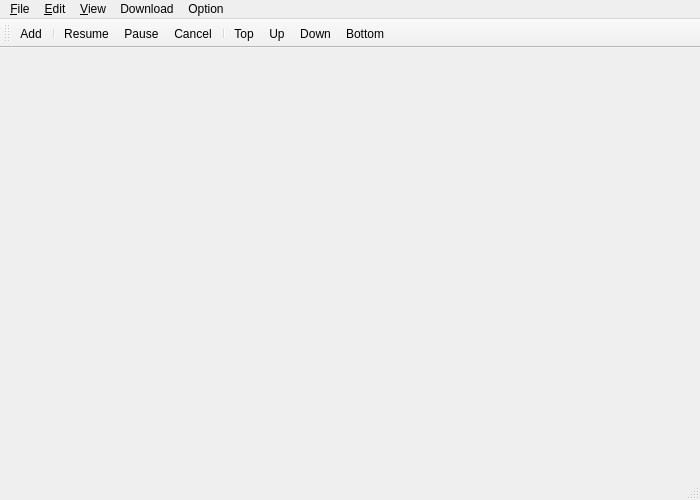
<?xml version="1.0" encoding="UTF-8"?>
<ui version="4.0">
 <class>MainWindow</class>
 <widget class="QMainWindow" name="MainWindow">
  <property name="geometry">
   <rect>
    <x>0</x>
    <y>0</y>
    <width>700</width>
    <height>500</height>
   </rect>
  </property>
  <property name="windowTitle">
   <string>MainWindow</string>
  </property>
  <widget class="QWidget" name="centralwidget">
   <layout class="QVBoxLayout" name="verticalLayout">
    <property name="leftMargin">
     <number>0</number>
    </property>
    <property name="topMargin">
     <number>0</number>
    </property>
    <property name="rightMargin">
     <number>0</number>
    </property>
    <property name="bottomMargin">
     <number>0</number>
    </property>
    <item>
     <widget class="DownloadQueueView" name="downloadQueueView" native="true"/>
    </item>
   </layout>
  </widget>
  <widget class="QMenuBar" name="menubar">
   <property name="geometry">
    <rect>
     <x>0</x>
     <y>0</y>
     <width>700</width>
     <height>21</height>
    </rect>
   </property>
   <widget class="QMenu" name="menuFile">
    <property name="title">
     <string>&amp;File</string>
    </property>
   </widget>
   <widget class="QMenu" name="menuOption">
    <property name="title">
     <string>Option</string>
    </property>
    <addaction name="actionSpeedLimit"/>
    <addaction name="actionAddDomainSpecificLimit"/>
    <addaction name="separator"/>
    <addaction name="actionForceStart"/>
   </widget>
   <widget class="QMenu" name="menuView">
    <property name="title">
     <string>&amp;View</string>
    </property>
    <widget class="QMenu" name="menuOther1">
     <property name="title">
      <string>Other</string>
     </property>
     <addaction name="actionRemoveAll1"/>
     <addaction name="separator"/>
     <addaction name="actionCleanGoneFiles"/>
    </widget>
    <widget class="QMenu" name="menuOther2">
     <property name="title">
      <string>Other</string>
     </property>
     <addaction name="actionRemoveSelected"/>
     <addaction name="separator"/>
     <addaction name="actionRemoveDuplicates"/>
     <addaction name="separator"/>
     <addaction name="actionRemoveAll2"/>
     <addaction name="separator"/>
     <addaction name="actionRemoveFailed"/>
     <addaction name="actionRemovePaused"/>
    </widget>
    <addaction name="actionRemoveCompletedDownloads"/>
    <addaction name="menuOther1"/>
    <addaction name="separator"/>
    <addaction name="actionRemoveDownloads"/>
    <addaction name="menuOther2"/>
   </widget>
   <widget class="QMenu" name="menuDownload">
    <property name="title">
     <string>Download</string>
    </property>
    <addaction name="actionAdd"/>
    <addaction name="separator"/>
    <addaction name="actionResume"/>
    <addaction name="actionPause"/>
    <addaction name="actionCancel"/>
    <addaction name="separator"/>
    <addaction name="actionTop"/>
    <addaction name="actionUp"/>
    <addaction name="actionDown"/>
    <addaction name="actionBottom"/>
   </widget>
   <widget class="QMenu" name="menuEdit">
    <property name="title">
     <string>&amp;Edit</string>
    </property>
    <addaction name="actionSelectAll"/>
    <addaction name="actionSelectNone"/>
    <addaction name="actionInvertSelection"/>
    <addaction name="actionSelectCompleted"/>
    <addaction name="separator"/>
    <addaction name="actionManageMirrors"/>
    <addaction name="actionOneMoreSegment"/>
    <addaction name="actionOneFewerSegment"/>
   </widget>
   <addaction name="menuFile"/>
   <addaction name="menuEdit"/>
   <addaction name="menuView"/>
   <addaction name="menuDownload"/>
   <addaction name="menuOption"/>
  </widget>
  <widget class="QToolBar" name="downloadBar">
   <property name="windowTitle">
    <string>View toolbar</string>
   </property>
   <attribute name="toolBarArea">
    <enum>TopToolBarArea</enum>
   </attribute>
   <attribute name="toolBarBreak">
    <bool>false</bool>
   </attribute>
   <addaction name="actionAdd"/>
   <addaction name="separator"/>
   <addaction name="actionResume"/>
   <addaction name="actionPause"/>
   <addaction name="actionCancel"/>
   <addaction name="separator"/>
   <addaction name="actionTop"/>
   <addaction name="actionUp"/>
   <addaction name="actionDown"/>
   <addaction name="actionBottom"/>
  </widget>
  <widget class="QStatusBar" name="statusbar"/>
  <action name="actionAdd">
   <property name="icon">
    <iconset resource="../../../src/resources.qrc">
     <normaloff>:/resources/icons/default/48x48/actions/add-batch.png</normaloff>:/resources/icons/default/48x48/actions/add-batch.png</iconset>
   </property>
   <property name="text">
    <string>Add...</string>
   </property>
   <property name="shortcut">
    <string>Ctrl+N</string>
   </property>
  </action>
  <action name="actionCancel">
   <property name="icon">
    <iconset resource="../../../src/resources.qrc">
     <normaloff>:/resources/icons/default/16x16/actions/play-stop.png</normaloff>:/resources/icons/default/16x16/actions/play-stop.png</iconset>
   </property>
   <property name="text">
    <string>Cancel</string>
   </property>
   <property name="shortcut">
    <string>Ctrl+C</string>
   </property>
  </action>
  <action name="actionPause">
   <property name="icon">
    <iconset resource="../../../src/resources.qrc">
     <normaloff>:/resources/icons/default/16x16/actions/play-pause.png</normaloff>:/resources/icons/default/16x16/actions/play-pause.png</iconset>
   </property>
   <property name="text">
    <string>Pause</string>
   </property>
   <property name="shortcut">
    <string>Ctrl+P</string>
   </property>
  </action>
  <action name="actionUp">
   <property name="icon">
    <iconset resource="../../../src/resources.qrc">
     <normaloff>:/resources/icons/default/16x16/actions/move-up.png</normaloff>:/resources/icons/default/16x16/actions/move-up.png</iconset>
   </property>
   <property name="text">
    <string>Up</string>
   </property>
   <property name="shortcut">
    <string>Alt+PgUp</string>
   </property>
  </action>
  <action name="actionTop">
   <property name="icon">
    <iconset resource="../../../src/resources.qrc">
     <normaloff>:/resources/icons/default/16x16/actions/move-top.png</normaloff>:/resources/icons/default/16x16/actions/move-top.png</iconset>
   </property>
   <property name="text">
    <string>Top</string>
   </property>
   <property name="shortcut">
    <string>Alt+Home</string>
   </property>
  </action>
  <action name="actionDown">
   <property name="icon">
    <iconset resource="../../../src/resources.qrc">
     <normaloff>:/resources/icons/default/16x16/actions/move-down.png</normaloff>:/resources/icons/default/16x16/actions/move-down.png</iconset>
   </property>
   <property name="text">
    <string>Down</string>
   </property>
   <property name="shortcut">
    <string>Alt+PgDown</string>
   </property>
  </action>
  <action name="actionBottom">
   <property name="icon">
    <iconset resource="../../../src/resources.qrc">
     <normaloff>:/resources/icons/default/16x16/actions/move-bottom.png</normaloff>:/resources/icons/default/16x16/actions/move-bottom.png</iconset>
   </property>
   <property name="text">
    <string>Bottom</string>
   </property>
   <property name="shortcut">
    <string>Alt+End</string>
   </property>
  </action>
  <action name="actionResume">
   <property name="icon">
    <iconset resource="../../../src/resources.qrc">
     <normaloff>:/resources/icons/default/16x16/actions/play-resume.png</normaloff>:/resources/icons/default/16x16/actions/play-resume.png</iconset>
   </property>
   <property name="text">
    <string>Resume</string>
   </property>
   <property name="shortcut">
    <string>Ctrl+R</string>
   </property>
  </action>
  <action name="actionSelectAll">
   <property name="icon">
    <iconset resource="../../../src/resources.qrc">
     <normaloff>:/resources/icons/default/32x32/actions/select-all.png</normaloff>:/resources/icons/default/32x32/actions/select-all.png</iconset>
   </property>
   <property name="text">
    <string>Select All</string>
   </property>
   <property name="shortcut">
    <string>Ctrl+A</string>
   </property>
  </action>
  <action name="actionInvertSelection">
   <property name="icon">
    <iconset resource="../../../src/resources.qrc">
     <normaloff>:/resources/icons/default/32x32/actions/select-invert.png</normaloff>:/resources/icons/default/32x32/actions/select-invert.png</iconset>
   </property>
   <property name="text">
    <string>Invert Selection</string>
   </property>
   <property name="shortcut">
    <string>Ctrl+I</string>
   </property>
  </action>
  <action name="actionManageMirrors">
   <property name="icon">
    <iconset resource="../../../src/resources.qrc">
     <normaloff>:/resources/icons/default/16x16/actions/mirror-server.png</normaloff>:/resources/icons/default/16x16/actions/mirror-server.png</iconset>
   </property>
   <property name="text">
    <string>Manage Download Mirror Locations...</string>
   </property>
   <property name="toolTip">
    <string>Manage Download Mirror Locations</string>
   </property>
  </action>
  <action name="actionOneMoreSegment">
   <property name="icon">
    <iconset resource="../../../src/resources.qrc">
     <normaloff>:/resources/icons/default/16x16/actions/segment-add.png</normaloff>:/resources/icons/default/16x16/actions/segment-add.png</iconset>
   </property>
   <property name="text">
    <string>One More Segment</string>
   </property>
  </action>
  <action name="actionOneFewerSegment">
   <property name="icon">
    <iconset resource="../../../src/resources.qrc">
     <normaloff>:/resources/icons/default/16x16/actions/segment-remove.png</normaloff>:/resources/icons/default/16x16/actions/segment-remove.png</iconset>
   </property>
   <property name="text">
    <string>One Fewer Segment</string>
   </property>
  </action>
  <action name="actionForceStart">
   <property name="icon">
    <iconset resource="../../../src/resources.qrc">
     <normaloff>:/resources/icons/default/16x16/actions/play-resume-force.png</normaloff>:/resources/icons/default/16x16/actions/play-resume-force.png</iconset>
   </property>
   <property name="text">
    <string>Force Start</string>
   </property>
   <property name="shortcut">
    <string>Ctrl+Shift+R</string>
   </property>
  </action>
  <action name="actionRemoveCompletedDownloads">
   <property name="icon">
    <iconset resource="../../../src/resources.qrc">
     <normaloff>:/resources/icons/default/16x16/actions/remove-completed.png</normaloff>:/resources/icons/default/16x16/actions/remove-completed.png</iconset>
   </property>
   <property name="text">
    <string>Remove Completed Downloads</string>
   </property>
  </action>
  <action name="actionRemoveDownloads">
   <property name="icon">
    <iconset resource="../../../src/resources.qrc">
     <normaloff>:/resources/icons/default/16x16/actions/remove-downloaded.png</normaloff>:/resources/icons/default/16x16/actions/remove-downloaded.png</iconset>
   </property>
   <property name="text">
    <string>Remove Downloads</string>
   </property>
  </action>
  <action name="actionCleanGoneFiles">
   <property name="icon">
    <iconset resource="../../../src/resources.qrc">
     <normaloff>:/resources/icons/default/16x16/actions/remove-completed.png</normaloff>:/resources/icons/default/16x16/actions/remove-completed.png</iconset>
   </property>
   <property name="text">
    <string>Clean Gone Files</string>
   </property>
   <property name="toolTip">
    <string>Clean Gone Files</string>
   </property>
   <property name="shortcut">
    <string>Alt+Del</string>
   </property>
  </action>
  <action name="actionRemoveDuplicates">
   <property name="icon">
    <iconset resource="../../../src/resources.qrc">
     <normaloff>:/resources/icons/default/16x16/actions/remove-duplicates.png</normaloff>:/resources/icons/default/16x16/actions/remove-duplicates.png</iconset>
   </property>
   <property name="text">
    <string>Remove Duplicates</string>
   </property>
  </action>
  <action name="actionAddDomainSpecificLimit">
   <property name="icon">
    <iconset resource="../../../src/resources.qrc">
     <normaloff>:/resources/icons/default/16x16/actions/limit-domain.png</normaloff>:/resources/icons/default/16x16/actions/limit-domain.png</iconset>
   </property>
   <property name="text">
    <string>Add Domain Specific Limit...</string>
   </property>
  </action>
  <action name="actionSpeedLimit">
   <property name="icon">
    <iconset resource="../../../src/resources.qrc">
     <normaloff>:/resources/icons/default/16x16/actions/limit-speed.png</normaloff>:/resources/icons/default/16x16/actions/limit-speed.png</iconset>
   </property>
   <property name="text">
    <string>Speed Limit...</string>
   </property>
   <property name="toolTip">
    <string>Speed Limit...</string>
   </property>
  </action>
  <action name="actionSelectNone">
   <property name="icon">
    <iconset resource="../../../src/resources.qrc">
     <normaloff>:/resources/icons/default/32x32/actions/select-none.png</normaloff>:/resources/icons/default/32x32/actions/select-none.png</iconset>
   </property>
   <property name="text">
    <string>Select None</string>
   </property>
   <property name="toolTip">
    <string>Select None</string>
   </property>
  </action>
  <action name="actionSelectCompleted">
   <property name="icon">
    <iconset resource="../../../src/resources.qrc">
     <normaloff>:/resources/icons/default/32x32/actions/select-completed.png</normaloff>:/resources/icons/default/32x32/actions/select-completed.png</iconset>
   </property>
   <property name="text">
    <string>Select Completed</string>
   </property>
  </action>
  <action name="actionRemoveAll1">
   <property name="icon">
    <iconset resource="../../../src/resources.qrc">
     <normaloff>:/resources/icons/default/16x16/actions/remove-completed.png</normaloff>:/resources/icons/default/16x16/actions/remove-completed.png</iconset>
   </property>
   <property name="text">
    <string>Remove All</string>
   </property>
   <property name="shortcut">
    <string>Shift+Del</string>
   </property>
  </action>
  <action name="actionRemoveSelected">
   <property name="icon">
    <iconset resource="../../../src/resources.qrc">
     <normaloff>:/resources/icons/default/16x16/actions/remove-downloaded.png</normaloff>:/resources/icons/default/16x16/actions/remove-downloaded.png</iconset>
   </property>
   <property name="text">
    <string>Remove Selected</string>
   </property>
   <property name="shortcut">
    <string>Del</string>
   </property>
  </action>
  <action name="actionRemoveFailed">
   <property name="icon">
    <iconset resource="../../../src/resources.qrc">
     <normaloff>:/resources/icons/default/16x16/actions/remove-stopped.png</normaloff>:/resources/icons/default/16x16/actions/remove-stopped.png</iconset>
   </property>
   <property name="text">
    <string>Remove Failed</string>
   </property>
  </action>
  <action name="actionRemovePaused">
   <property name="icon">
    <iconset resource="../../../src/resources.qrc">
     <normaloff>:/resources/icons/default/16x16/actions/remove-paused.png</normaloff>:/resources/icons/default/16x16/actions/remove-paused.png</iconset>
   </property>
   <property name="text">
    <string>Remove Paused</string>
   </property>
  </action>
  <action name="actionRemoveAll2">
   <property name="icon">
    <iconset resource="../../../src/resources.qrc">
     <normaloff>:/resources/icons/default/16x16/actions/remove-all.png</normaloff>:/resources/icons/default/16x16/actions/remove-all.png</iconset>
   </property>
   <property name="text">
    <string>Remove All</string>
   </property>
  </action>
 </widget>
 <customwidgets>
  <customwidget>
   <class>DownloadQueueView</class>
   <extends>QWidget</extends>
   <header>Widgets/DownloadQueueView</header>
   <container>1</container>
  </customwidget>
 </customwidgets>
 <resources>
  <include location="../../../src/resources.qrc"/>
 </resources>
 <connections/>
</ui>
